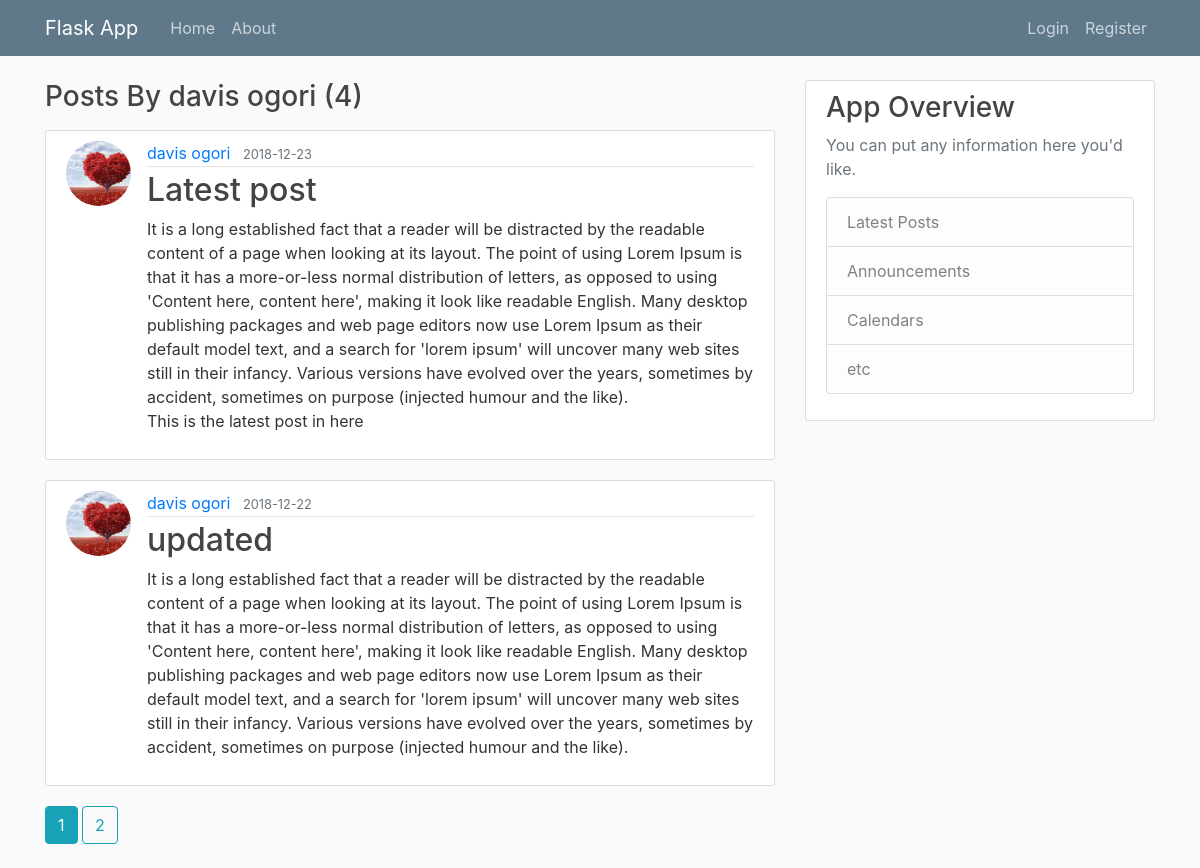
The page /user/davis ogori on the database its author committed.
### blog/models.py (models this page shows, shortened)
class User(db.Model, UserMixin):
    id = db.Column(db.Integer, primary_key=True)
    username = db.Column(db.String(20), unique=True, nullable=False)
    email = db.Column(db.String(120), unique=True, nullable=False)
    image_file = db.Column(db.String(20), nullable=False, default='default.jpeg')
    password = db.Column(db.String(60), nullable=False)
    posts = db.relationship('Post', backref='author', lazy=True)

class Post(db.Model):
    id = db.Column(db.Integer, primary_key=True)
    title = db.Column(db.String(100), nullable=False)
    date_posted = db.Column(db.DateTime, nullable=False, default=datetime.utcnow)
    content = db.Column(db.Text, nullable=False)
    user_id = db.Column(db.Integer, db.ForeignKey('user.id'), nullable=False)

### blog/routes.py (the view)
@app.route('/user/<string:username>')
def user_post(username):
    user = User.query.filter_by(username=username).first_or_404()
    page = request.args.get('page', 1, type=int)
    posts = Post.query.filter_by(author=user).order_by(Post.date_posted.desc()).paginate(page=page, per_page=2)
    return render_template('user_post.html', posts = posts, title='User Post', user=user)

### blog/templates/user_post.html
{% extends 'base.html' %}
{% block content %}
<h3 class="mb-3">Posts By {{user.username}} ({{posts.total}})</h3>
{% for post in posts.items %}
<article class="media content-section">
  <img src="{{url_for('static', filename='images/'+post.author.image_file)}}" class="rounded-circle article-img" alt="">
    <div class="media-body">
      <div class="article-metadata">
        <a class="mr-2" href="{{url_for('user_post', username=post.author.username)}}">{{ post.author.username }}</a>
        <small class="text-muted">{{ post.date_posted.strftime('%Y-%m-%d') }}</small>
      </div>
      <h2><a class="article-title" href="{{url_for('post', post_id=post.id)}}">{{ post.title }}</a></h2>
      <p class="article-content">{{ post.content }}</p>
    </div>
</article>
{% endfor %}
{% for page_num in posts.iter_pages(left_edge=1, right_edge=1, left_current=1, right_current=2) %}
  {% if page_num %}
    {% if posts.page == page_num %}
      <a href="{{url_for('user_post',username=user.username, page=page_num)}}" class="btn btn-info mb-4">{{page_num}}</a>
    {% else %}
    <a href="{{url_for('user_post',username=user.username, page=page_num)}}" class="btn btn-outline-info mb-4">{{page_num}}</a>
    {% endif %}
  {% else %}
  ...
  {% endif %}
{% endfor %}
{% endblock %}

### blog/static/main.css (style rules this page uses)
body { background: #fafafa; color: #333333; margin-top: 5rem; }
h1, h2, h3, h4, h5, h6 { color: #444444; }
.content-section { background: #ffffff; padding: 10px 20px; border: 1px solid #dddddd; border-radius: 3px; margin-bottom: 20px; }
.article-title { color: #444444; }
.article-content { white-space: pre-line; }
.article-img { height: 65px; width: 65px; margin-right: 16px; }
.article-metadata { padding-bottom: 1px; margin-bottom: 4px; border-bottom: 1px solid #e3e3e3 }

### rows shown on the page
User: username "davis ogori"
Post: image_file (picture), author.username "davis ogori", date_posted "2018-12-23", title "Latest post", content "It is a long established fact that a reader will be distracted by the readable content of a page when looking at its layout. The point of using Lorem Ipsum is that it has a more-or-less normal distribution of letters, as opposed to using 'Content here, content here', making it look like readable English. Many desktop publishing packages and web page editors now use Lorem Ipsum as their default model text, and a search for 'lorem ipsum' will uncover many web sites still in their infancy. Various versions have evolved over the years, sometimes by accident, sometimes on purpose (injected humour and the like). This is the latest post in here"
Post: image_file (picture), author.username "davis ogori", date_posted "2018-12-22", title "updated", content "It is a long established fact that a reader will be distracted by the readable content of a page when looking at its layout. The point of using Lorem Ipsum is that it has a more-or-less normal distribution of letters, as opposed to using 'Content here, content here', making it look like readable English. Many desktop publishing packages and web page editors now use Lorem Ipsum as their default model text, and a search for 'lorem ipsum' will uncover many web sites still in their infancy. Various versions have evolved over the years, sometimes by accident, sometimes on purpose (injected humour and the like)."

### other values the page prints
{{ posts.total }} "4"
{{ page_num }} "1"
{{ page_num }} "2"
